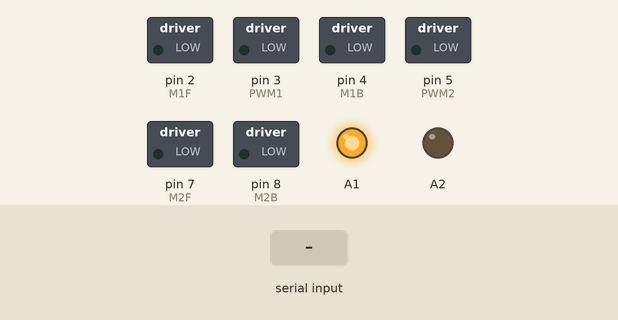
Bench run of a sketch on a simulated Arduino Uno, built with avr-gcc and run on an emulated ATmega328P. Parts: switched loads named in the sketch (green lamp = pin HIGH), output pins drawn as LEDs (lit = HIGH). The test bench sets the inputs (shaded band).

Above: at 1.2 s.
1.3 s: "1" received over the second serial link
At 1.7 s:
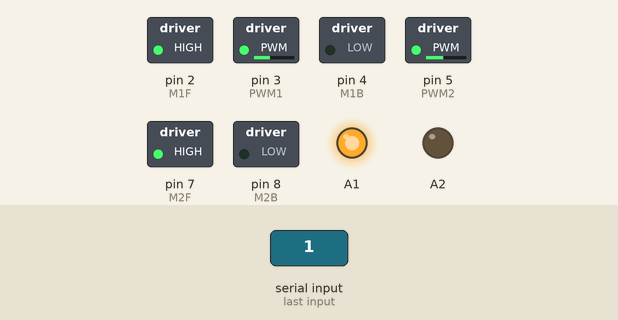
2.8 s: "2" received over the second serial link
At 4.0 s:
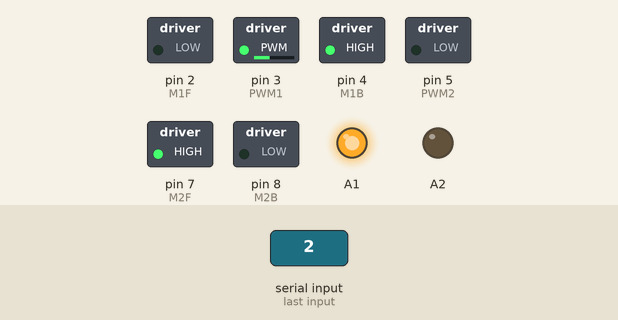
4.3 s: "3" received over the second serial link
At 5.2 s:
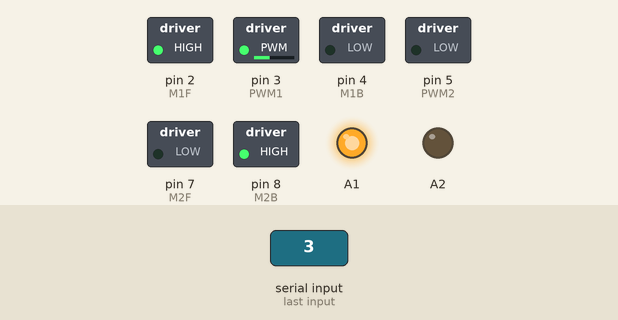
Timing chart, 0 to 7.3 s (numbered marks = the images above; inputs shaded):
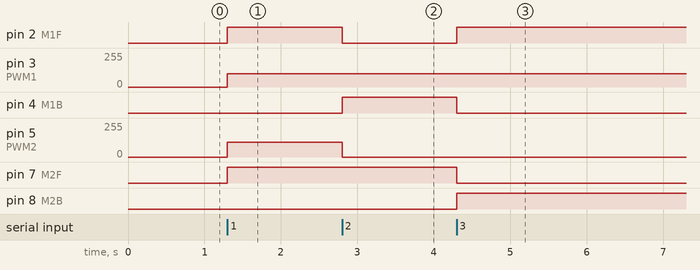

The sketch:

BALL_FOLLOWING_BOT__ARDUINO_PART_.ino
```cpp
#include<SoftwareSerial.h>

SoftwareSerial mySerial(A3,A4); //RX,TX


int PWM1=3; //MOTOR 1 PWM
int PWM2=5; //MOTOR 2 PWM
int M1F=2; //MOTOR 1 FORWARD PIN
int M1B=4; //MOTOR 1 BACKWARD PIN
int M2F=7; //MOTOR 2 FORWARD PIN
int M2B=8; // MOTOR 2 BACKWARD PIN


char Data;

void setup() {
mySerial.begin(9600);

pinMode(A1,OUTPUT);
pinMode(A2,OUTPUT);

pinMode(M1F,OUTPUT);
pinMode(M1B,OUTPUT);
pinMode(M2F,OUTPUT);
pinMode(M2B,OUTPUT);

digitalWrite(A1,HIGH);
digitalWrite(A2,LOW);

}


    // 0 - STAY
    // 1 - FORWARD
    // 2 - LEFT
    // 3 - RIGHT


void loop() {
if(mySerial.available()!=0)
{Data=mySerial.read();


 if(Data=='0')
  {digitalWrite(M1F,LOW);
  digitalWrite(M1B,LOW);
  digitalWrite(M2F,LOW);
  digitalWrite(M2B,LOW);
  analogWrite(PWM1,0);
  analogWrite(PWM2,0);
 }


  if(Data=='1')
  {digitalWrite(M1F,HIGH);
  digitalWrite(M1B,LOW);
  digitalWrite(M2F,HIGH);
  digitalWrite(M2B,LOW);
  analogWrite(PWM1,100);
  analogWrite(PWM2,110);
 }


 if(Data=='2')
 {digitalWrite(M1F,LOW);
  digitalWrite(M1B,HIGH);
  digitalWrite(M2F,HIGH);
  digitalWrite(M2B,LOW);
  analogWrite(PWM2,0);
  analogWrite(PWM1,98);
 }

 if(Data=='3')
{digitalWrite(M1F,HIGH);
  digitalWrite(M1B,LOW);
  digitalWrite(M2F,LOW);
  digitalWrite(M2B,HIGH);
  analogWrite(PWM1,98);
 analogWrite(PWM2,0);

  }


}

}
```

Measured:
- after the input at 1.3 s, pin 2 (M1F), pin 7 (M2F): LOW → HIGH at once; pin 3 (PWM1): 0/255 → 100/255 at once; pin 5 (PWM2): 0/255 → 110/255 at once
- after the input at 2.8 s, pin 2 (M1F): HIGH → LOW at once; pin 3 (PWM1): 100/255 → 98/255 at once; pin 4 (M1B): LOW → HIGH at once; pin 5 (PWM2): 110/255 → 0/255 at once
- after the input at 4.3 s, pin 2 (M1F), pin 8 (M2B): LOW → HIGH at once; pin 4 (M1B), pin 7 (M2F): HIGH → LOW at once
